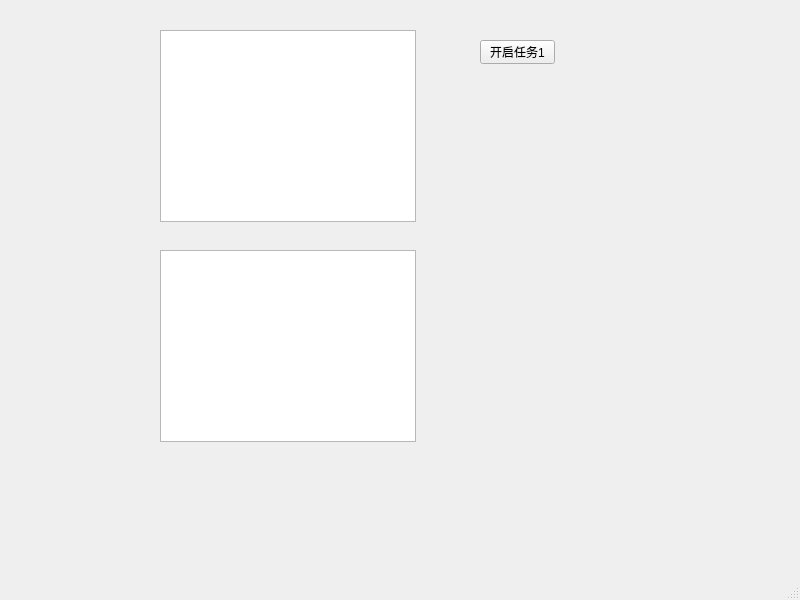
<?xml version="1.0" encoding="UTF-8"?>
<ui version="4.0">
 <class>MainWindow</class>
 <widget class="QMainWindow" name="MainWindow">
  <property name="geometry">
   <rect>
    <x>0</x>
    <y>0</y>
    <width>800</width>
    <height>600</height>
   </rect>
  </property>
  <property name="windowTitle">
   <string>MainWindow</string>
  </property>
  <widget class="QWidget" name="centralwidget">
   <widget class="QTextBrowser" name="infoBox1">
    <property name="geometry">
     <rect>
      <x>160</x>
      <y>30</y>
      <width>256</width>
      <height>192</height>
     </rect>
    </property>
   </widget>
   <widget class="QTextBrowser" name="infoBox2">
    <property name="geometry">
     <rect>
      <x>160</x>
      <y>250</y>
      <width>256</width>
      <height>192</height>
     </rect>
    </property>
   </widget>
   <widget class="QPushButton" name="btnStartTask1">
    <property name="geometry">
     <rect>
      <x>480</x>
      <y>40</y>
      <width>75</width>
      <height>24</height>
     </rect>
    </property>
    <property name="text">
     <string>开启任务1</string>
    </property>
   </widget>
  </widget>
  <widget class="QMenuBar" name="menubar">
   <property name="geometry">
    <rect>
     <x>0</x>
     <y>0</y>
     <width>800</width>
     <height>22</height>
    </rect>
   </property>
  </widget>
  <widget class="QStatusBar" name="statusbar"/>
 </widget>
 <resources/>
 <connections/>
</ui>
